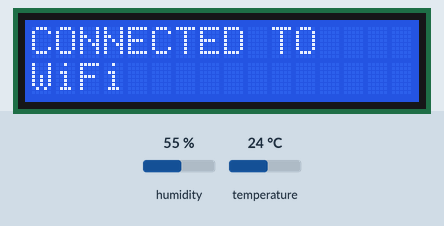
Simulated run of this sketch. Board: ESP8266 (NodeMCU). Shown: 16×2 character LCD. Inputs (shaded band) come from the test bench; at power-on: humidity 55 %, temperature 24 °C. WiFi joins after 1.5 s; servers stay silent unless stated; uploads are accepted with an empty reply; what the sketch prints to the serial monitor is not drawn.

Above: at 1.8 s.
At 6.9 s:
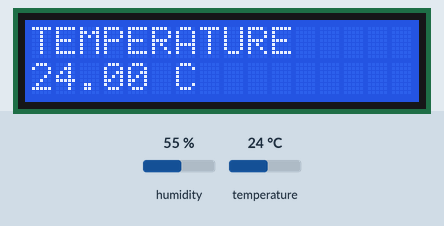
7.0 s: humidity set to 22 %
15.8 s: temperature set to 12 °C
At 23.2 s:
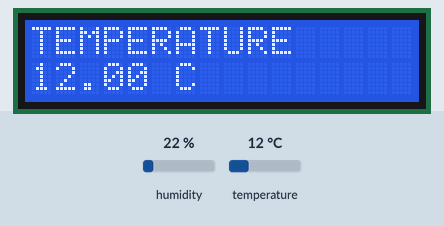
26.3 s: humidity set to 40 %
At 34.4 s:
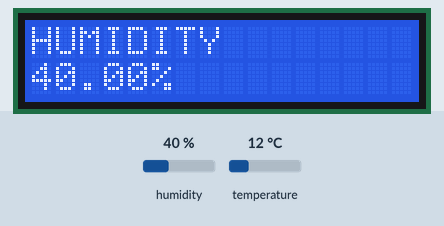
37.1 s: temperature set to 19 °C
At 41.3 s:
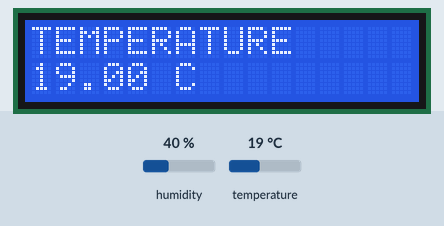
Timing chart, 0 to 42.8 s (numbered marks = the images above; inputs shaded):
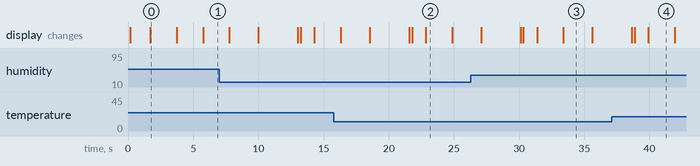

Measured:
- what the display in image 0 shows lasts 2.0 s, from 1.7 s to 3.7 s
- what the display in image 3 shows lasts 2.2 s, from 33.4 s to 35.6 s

The sketch:

ESP8266_Working_Final.ino
```cpp
#define BLYNK_PRINT Serial

#include <ESP8266WiFi.h>
#include <WiFiClientSecure.h>
#include <ESP8266HTTPClient.h>
#include <ArduinoJson.h>

#include <LiquidCrystal_I2C.h>
#include <Wire.h>
#include <DHT.h>

#define DHTPIN D5
#define DHTTYPE DHT11

DHT dht(DHTPIN, DHTTYPE);
LiquidCrystal_I2C lcd(0x27, 16, 2);

char ssid[] = "EC Audi- 02";
char pass[] = "Sistec@0187";

// RENDER URL
String serverName = "https://iot-workshop-tvc4.onrender.com";

// APIs
String lcdApi = serverName + "/api/lcd-text";
String saveApi = serverName + "/api/save-data";

WiFiClientSecure client;

void setup()
{
  Serial.begin(115200);
  delay(100);

  lcd.init();
  lcd.backlight();

  dht.begin();

  lcd.clear();
  lcd.setCursor(0, 0);
  lcd.print("CONNECTING TO");
  lcd.setCursor(0, 1);
  lcd.print("WiFi");

  Serial.println("\n\nConnecting to WiFi");

  WiFi.begin(ssid, pass);

  int attempts = 0;
  while (WiFi.status() != WL_CONNECTED && attempts < 20)
  {
    delay(500);
    Serial.print(".");
    attempts++;
  }

  Serial.println("");
  Serial.println("WiFi Connected");
  Serial.print("IP: ");
  Serial.println(WiFi.localIP());

  lcd.clear();
  lcd.setCursor(0, 0);
  lcd.print("CONNECTED TO");
  lcd.setCursor(0, 1);
  lcd.print("WiFi");

  delay(2000);

  lcd.clear();
  lcd.setCursor(0, 0);
  lcd.print("-- WELCOME --");

  delay(2000);

  client.setInsecure();
}

void loop()
{
  // Read sensor data
  float temperature = dht.readTemperature();
  float humidity = dht.readHumidity();

  // Check for valid readings
  if (isnan(temperature) || isnan(humidity))
  {
    Serial.println("Failed to read from DHT sensor!");

    lcd.clear();
    lcd.setCursor(0, 0);
    lcd.print("SENSOR ERROR");

    delay(2000);
    return;
  }

  // Display TEMPERATURE
  lcd.clear();
  lcd.setCursor(0, 0);
  lcd.print("TEMPERATURE");

  lcd.setCursor(0, 1);
  lcd.print(temperature);
  lcd.print(" C");

  Serial.print("Temperature: ");
  Serial.println(temperature);

  delay(2000);

  // Display HUMIDITY
  lcd.clear();
  lcd.setCursor(0, 0);
  lcd.print("HUMIDITY");

  lcd.setCursor(0, 1);
  lcd.print(humidity);
  lcd.print("%");

  Serial.print("Humidity: ");
  Serial.println(humidity);

  delay(2000);

  // FETCH LCD TEXT from server
  String lcdText = getLCDText();

  lcd.clear();
  lcd.setCursor(0, 0);
  lcd.print("SISTec DISPLAY");

  lcd.setCursor(0, 1);

  if (lcdText.length() > 16)
  {
    lcdText = lcdText.substring(0, 16);
  }

  lcd.print(lcdText);

  Serial.print("LCD Text: ");
  Serial.println(lcdText);

  delay(3000);

  // Display SENDING DATA
  lcd.clear();
  lcd.setCursor(0, 0);
  lcd.print("SENDING DATA");
  lcd.setCursor(0, 1);
  lcd.print("TO SERVER....");

  // SEND DATA to server
  bool dataSent = sendData(temperature, humidity);

  // Display result
  if (dataSent)
  {
    lcd.clear();
    lcd.setCursor(0, 0);
    lcd.print("DATA SENT!!");
    lcd.setCursor(0, 1);
    lcd.print("Success");

    Serial.println("Data sent successfully!");
  }
  else
  {
    lcd.clear();
    lcd.setCursor(0, 0);
    lcd.print("SEND FAILED");
    lcd.setCursor(0, 1);
    lcd.print("Retrying...");

    Serial.println("Failed to send data!");
  }

  delay(1000);
}

String getLCDText()
{
  String result = "WELCOME";

  if (WiFi.status() == WL_CONNECTED)
  {
    HTTPClient https;

    Serial.print("Fetching LCD text from: ");
    Serial.println(lcdApi);

    https.begin(client, lcdApi);
    https.addHeader("Content-Type", "application/json");

    int httpCode = https.GET();

    Serial.print("LCD API Response Code: ");
    Serial.println(httpCode);

    if (httpCode == HTTP_CODE_OK)
    {
      String payload = https.getString();

      Serial.print("LCD API Response: ");
      Serial.println(payload);

      // Parse JSON response
      DynamicJsonDocument doc(256);
      DeserializationError error = deserializeJson(doc, payload);

      if (!error)
      {
        if (doc.containsKey("text"))
        {
          result = doc["text"].as<String>();
          Serial.print("Extracted text: ");
          Serial.println(result);
        }
      }
      else
      {
        Serial.print("JSON Parse Error: ");
        Serial.println(error.c_str());
      }
    }
    else
    {
      Serial.print("HTTP Error: ");
      Serial.println(httpCode);
    }

    https.end();
  }
  else
  {
    Serial.println("WiFi not connected!");
  }

  return result;
}

bool sendData(float temp, float hum)
{
  if (WiFi.status() != WL_CONNECTED)
  {
    Serial.println("WiFi not connected!");
    return false;
  }

  HTTPClient https;

  // Correct API parameters: temp and humidity (not hum)
  String url = saveApi + "?temp=" + String(temp) + "&humidity=" + String(hum);

  Serial.print("Sending to: ");
  Serial.println(url);

  https.begin(client, url);
  https.addHeader("Content-Type", "application/json");

  int httpCode = https.GET();

  Serial.print("Send API Response Code: ");
  Serial.println(httpCode);

  if (httpCode > 0)
  {
    String payload = https.getString();

    Serial.print("Send API Response: ");
    Serial.println(payload);

    // Parse response
    DynamicJsonDocument doc(256);
    DeserializationError error = deserializeJson(doc, payload);

    if (!error && doc.containsKey("success"))
    {
      bool success = doc["success"];
      https.end();
      return success;
    }

    https.end();
    return (httpCode == HTTP_CODE_OK);
  }

  Serial.println("HTTP request failed!");
  https.end();
  return false;
}
```
